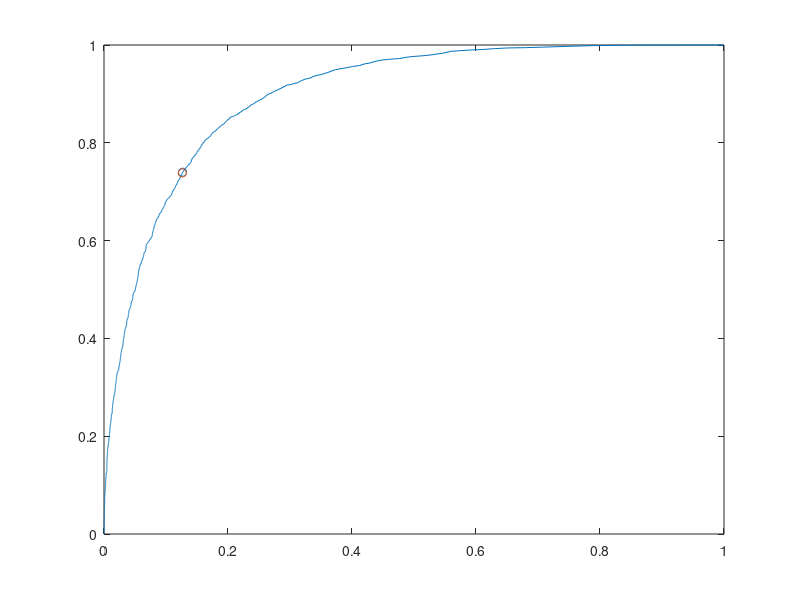

Recreate this plot in MATLAB.
%Kieran McVeigh
% ML Spring 2021
% Question 2 part 1
% inspiration taken from HW examples from Summer2_2020 take home examples
% from matlab
clear;
mean_01 = [3 0];
cov_01 = [2 0; 0 1];
mean_02 = [0 3];
cov_02 = [1 0; 0 2];

% mean_0 = .5*mean_01 + .5*mean_02;
% cov_0 = .5*cov_01 + .5*cov_02;

mean_1=[2 2];
cov_1=[1 0; 0 1];

prior_0 = .65;
prior_1 = .35;

load('Question2Data/question2_10000.txt');
data = question2_10000(:,1:2);
labels =  question2_10000(:,3);

cov_0 =cov(data(labels==0,:));
like_0 = .5*mvnpdf(data,mean_01,cov_01)+.5*mvnpdf(data,mean_02,cov_02);
like_1 =mvnpdf(data,mean_1,cov_1);

like_ratio = like_1./like_0;

%% empirical gamma
gamma_values = linspace(0,100,10000);
optimal_error_rate = 1;
optimal_gamma = 0;
for gamma_idx=1:length(gamma_values)
    gamma = gamma_values(gamma_idx);
    classification = like_ratio > gamma;
    %need to calculate true positives
    % first we need to get the true positives these are all places where
    true_positive_indices = labels == 1;
    true_positive_rate(gamma_idx) = sum(classification(true_positive_indices)==1)/sum(true_positive_indices);
    false_positive_rate(gamma_idx) = sum(classification(~true_positive_indices)==1)/sum(~true_positive_indices);
    false_negative_rate(gamma_idx) = sum(classification(true_positive_indices)==0)/sum(true_positive_indices);
    true_negative_rate(gamma_idx) = sum(classification(~true_positive_indices)==0)/sum(~true_positive_indices);
    
    %p(error) = p(L1|Lo)P(L0) + P(L0|L1)P(L1)
    error_rate(gamma_idx) = false_positive_rate(gamma_idx) * prior_0 + false_negative_rate(gamma_idx) * prior_1;
    
    if error_rate(gamma_idx) < optimal_error_rate
        optimal_error_rate = error_rate(gamma_idx);
        optimal_gamma = gamma_values(gamma_idx);
        optimal_true_pos_rate = true_positive_rate(gamma_idx);
        optimal_false_pos_rate = false_positive_rate(gamma_idx);
        %sum(classification)
    end
end
%% analytical
analytical_gamma = prior_0/prior_1;%analytical ration
classification = like_ratio > analytical_gamma;%if greater than threshold then class 1
true_positive_indices = labels == 1;
true_positive_rate_analytical_gamma = sum(classification(true_positive_indices)==1)/sum(true_positive_indices);
false_positive_rate_analytical_gamma = sum(classification(~true_positive_indices)==1)/sum(~true_positive_indices);
false_negative_rate_analytical_gamma = sum(classification(true_positive_indices)==0)/sum(true_positive_indices);
true_negative_rate_analytical_gamma = sum(classification(~true_positive_indices)==0)/sum(~true_positive_indices);

%p(error) = p(L1|Lo)P(L0) + P(L0|L1)P(L1)
error_rate_analytical_gamma = false_positive_rate_analytical_gamma * prior_0 + false_negative_rate_analytical_gamma * prior_1;

plot(false_positive_rate,true_positive_rate)
hold on
scatter(optimal_false_pos_rate,optimal_true_pos_rate)
scatter(...
    false_positive_rate_analytical_gamma,...
    true_positive_rate_analytical_gamma)

hold off;
